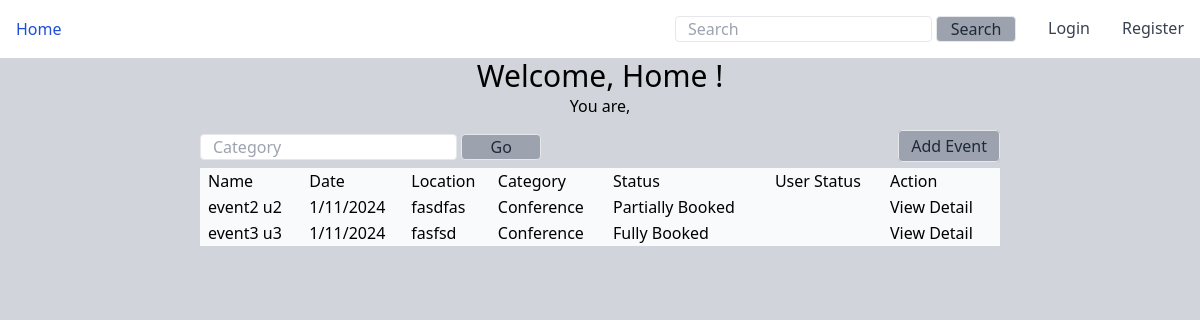
/, run on an earlier commit of the app's database.
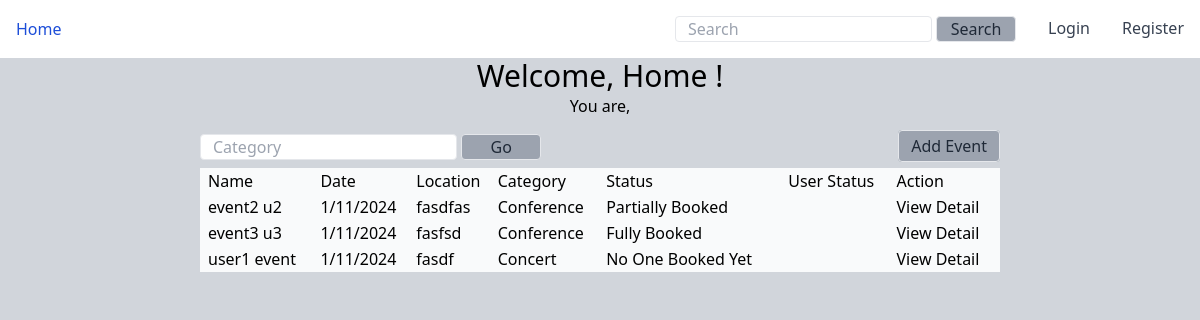
And on a later commit of the database.
### event/models.py (models this page shows, shortened)
class Event(models.Model):
    name = models.CharField(max_length=200)
    date = models.DateTimeField(default=datetime.now())
    location = models.TextField(max_length=100)
    duration = models.IntegerField(default=1)
    desc = models.TextField()
    limit = models.IntegerField(default=5)
    category = models.ForeignKey(Category, on_delete=models.CASCADE, default=1)
    owner = models.ForeignKey(User, on_delete=models.CASCADE)
    created_at = models.DateTimeField(auto_now_add=True)
    updated_at = models.DateTimeField(auto_now=True)
    class Meta:
        ordering = ['created_at']

class Category(models.Model):
    name = models.CharField(max_length=50)
    created_at = models.DateTimeField(auto_now_add=True)
    updated_at = models.DateTimeField(auto_now=True)
    def __str__(self):
        return f"{self.name}"
    class Meta:
        ordering = ['name']

### event/views.py (the view)
# urls.py: path('', views.home_view, name="home"),
def home_view(request):
    query = request.GET.get('search')
    category = request.GET.get('category')
    if query:
        events =models.Event.objects.filter(name__icontains=query) | models.Event.objects.filter(date__icontains=query) | models.Event.objects.filter(location__icontains=query)
        events = events.distinct()
    elif category:
        events =models.Event.objects.filter(category__name__icontains=category)
        events = events.distinct()
    else:
        events = models.Event.objects.all()
    for x in events:
        x.date=f"{x.date.day}/{x.date.month}/{x.date.year}"
        attend = models.Participant.objects.filter(event=x).count()
        if attend == x.limit:
            x.status = "Fully Booked"
        elif attend < x.limit and attend > 0 :
            x.status = "Partially Booked"
        elif attend == 0:
            x.status = "No One Booked Yet"
        if request.user.is_authenticated:
            is_booked = models.Participant.objects.filter(event=x, member=request.user)
            if is_booked:
                x.booked = True
            else:
                x.booked = False
    context = {
        'events': events,
    }
    template_name = "event/home.html"
    return render(request, template_name, context)

### event/templates/event/home.html (shortened to what this page needs)
{% extends 'base.html' %}
{% block content %}
<p class="text-3xl text-center">Welcome, Home !</p>
<p class="text-center pb-4"> {% if request.user %} You are, {{ request.user.username }} {% else %} You are not
    registered user {% endif %} </p>
<div class="flex justify-center w-full ">
    <div class=" flex justify-center w-2/3">
        <div class="flex flex-col w-full gap-2">
            <div class="flex justify-between">
                <form class="d-flex" method="get" action="{% url 'home' %}">
                    <input
                      class="border rounded px-3"
                      type="text"
                      placeholder="Category"
                      aria-label="text"
                      name="category"
                    />
                    <button class="px-3 bg-gray-400 text-gray-800 border rounded hover:text-gray-100 hover:bg-blue-400 w-20 " type="submit">
                      Go
                    </button>
                  </form>
                  <div class="text-right">
                <a href="{% url 'add_event' %}"
                    class="px-3 py-1 bg-gray-400 text-gray-800 border rounded hover:text-gray-100 hover:bg-blue-400 w-20 ">
                    Add Event </a>
                </div>
            </div>
            <table class="table-auto p-4 bg-gray-50">
                <thead>
                    <td class="ps-2">Name</td>
                    <td>Date</td>
                    <td>Location</td>
                    <td>Category</td>
                    <td>Status</td>
                    <td>User Status </td>
                    <td>Action</td>
                </thead>
                {% for x in events %}
                <tbody>
                    <tr>
                        <td class="ps-2">{{ x.name }}</td>
                        <td>{{ x.date }}</td>
                        <td>{{ x.location }}</td>
                        <td>{{ x.category }}</td>
                        <td>{{ x.status }}</td>
                        <td>
                        </td>
                        <td>
                            <a href="{% url 'view_event' x.id %}">View Detail </a>
                        </td>
                    </tr>
                </tbody>
                {% endfor %}
            </table>
        </div>
    </div>
</div>
{% endblock %}

### event/templates/base.html (shortened to what this page needs)
<!DOCTYPE html>
<html lang="en">
<head>
    <script src="https://cdn.tailwindcss.com"></script>
</head>
<body class="bg-gray-300">
    {% include 'nav.html' %}
    {% block content %}{% endblock %}
</body>
</html>

### event/templates/nav.html (shortened to what this page needs)
<nav class="bg-white border-gray-200 ">
    <div class="max-w-screen-xl flex flex-wrap items-center justify-between mx-auto p-4">
        <ul class="font-medium flex flex-col p-4 md:p-0 mt-4 border border-gray-100 rounded-lg bg-gray-50 md:flex-row md:space-x-8  md:mt-0 md:border-0 md:bg-white ">
            <li>
                <a href="{% url 'home' %}" class="block py-2 px-3 text-black bg-blue-700 rounded md:bg-transparent md:text-blue-700 md:p-0"  aria-current="page">Home</a>
            </li>
          </ul>
      <div class="w-full md:block md:w-auto">
        <ul class="font-medium flex flex-col p-4 md:p-0 mt-4 border border-gray-100 rounded-lg bg-gray-50 md:flex-row md:space-x-8 rtl:space-x-reverse md:mt-0 md:border-0 md:bg-white">
          <form class="d-flex" method="get" action="{% url 'home' %}">
            <input
              class="border rounded px-3"
              type="search"
              placeholder="Search"
              aria-label="Search"
              name="search"
            />
            <button class="px-3 bg-gray-400 text-gray-800 border rounded hover:text-gray-100 hover:bg-blue-400 w-20 " type="submit">
              Search
            </button>
          </form>
            {% if user.is_authenticated %}
            <li>
                <a href="{% url 'profile_update' %}" class="block py-2 px-3 text-gray-700 rounded hover:bg-gray-100 md:hover:bg-transparent md:border-0 md:hover:text-blue-700 md:p-0">Profile </a>
            </li>
            <li>
                <a href="{% url 'logout' %}" class="block py-2 px-3 text-gray-700 rounded hover:bg-gray-100 md:hover:bg-transparent md:border-0 md:hover:text-blue-700 md:p-0">Logout </a>
            </li>
            {% else %}
            <li>
                <a href="{% url 'login' %}" class="block py-2 px-3 text-gray-700 rounded hover:bg-gray-100 md:hover:bg-transparent md:border-0 md:hover:text-blue-700 md:p-0">Login </a>
            </li>
            <li>
                <a href="{% url 'register' %}" class="block py-2 px-3 text-gray-700 rounded hover:bg-gray-100 md:hover:bg-transparent md:border-0 md:hover:text-blue-700 md:p-0">Register </a>
            </li>
            {% endif  %}
        </ul>
      </div>
    </div>
  </nav>

What changed in the data, as far as the page shows it:
added Event: name "user1 event", date "1/11/2024", location "fasdf", category "Concert", status "No One Booked Yet"
